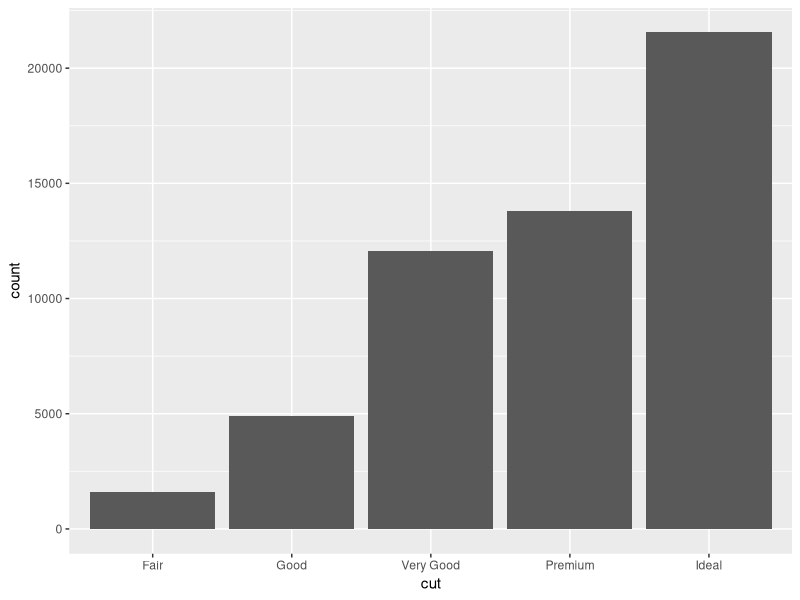
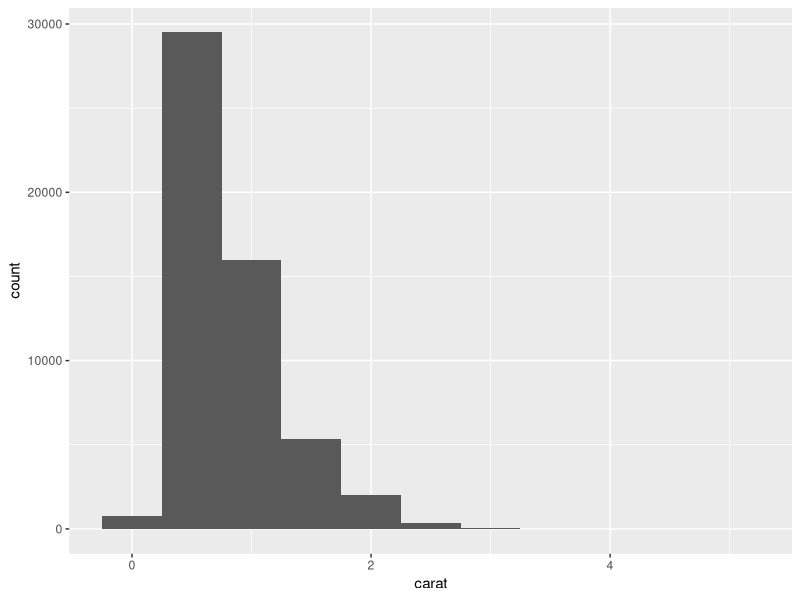
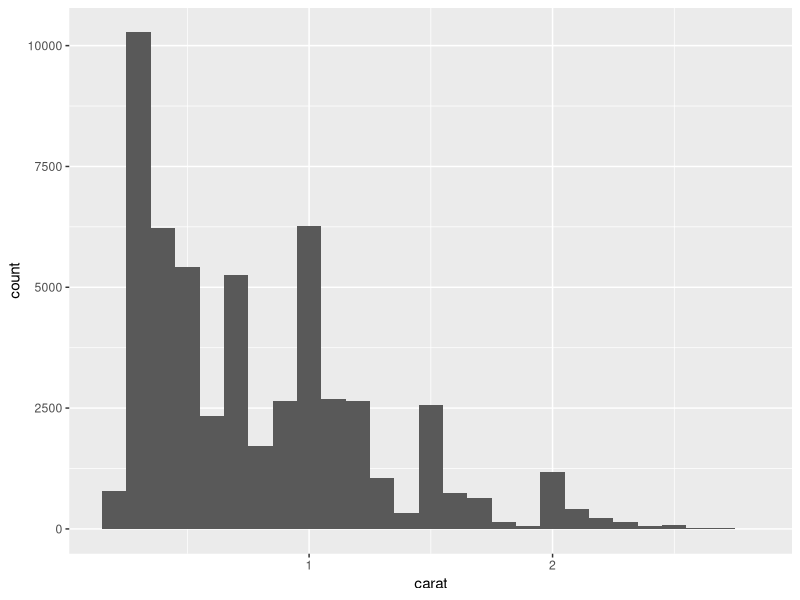
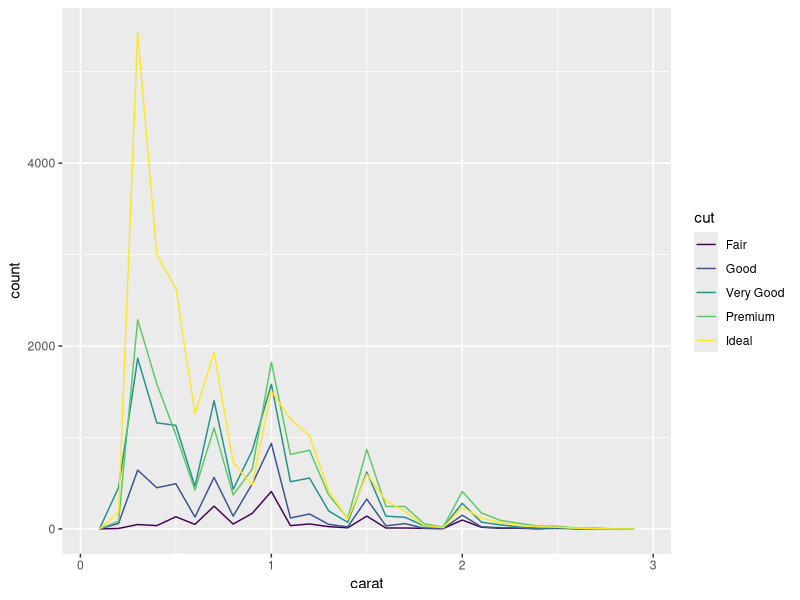
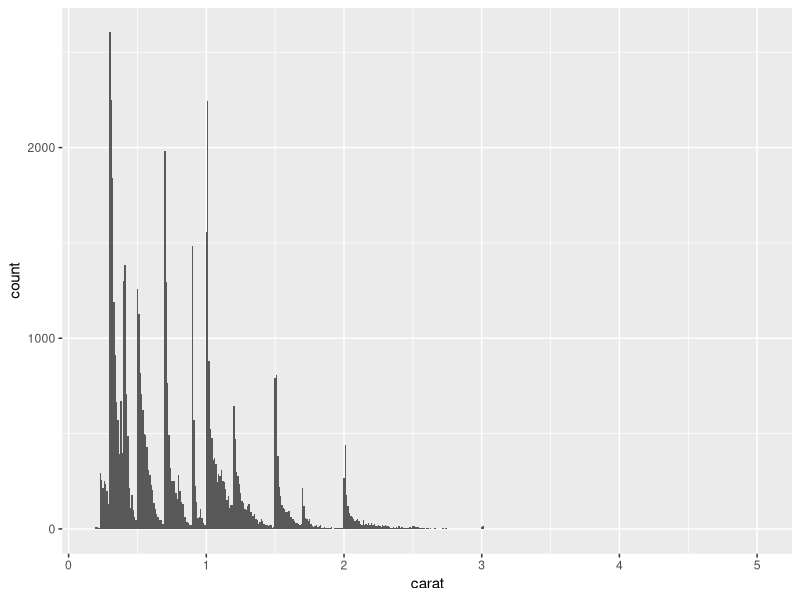
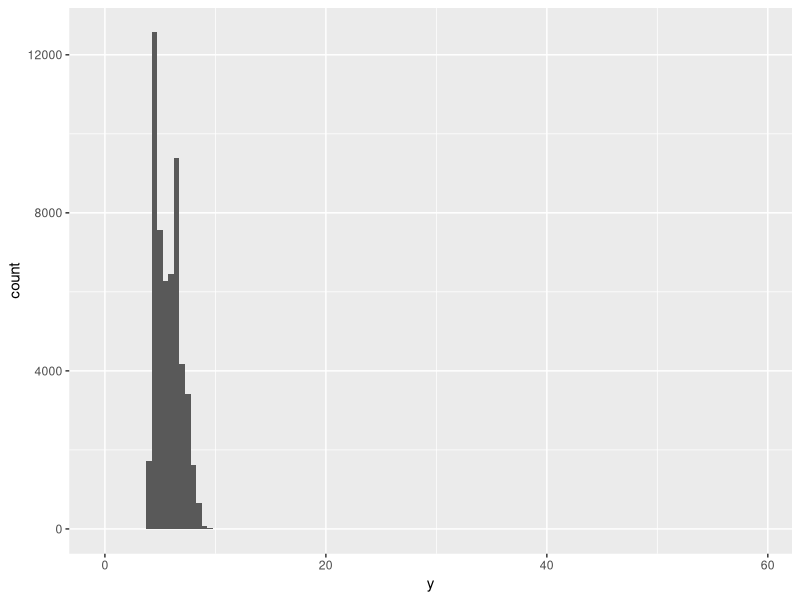
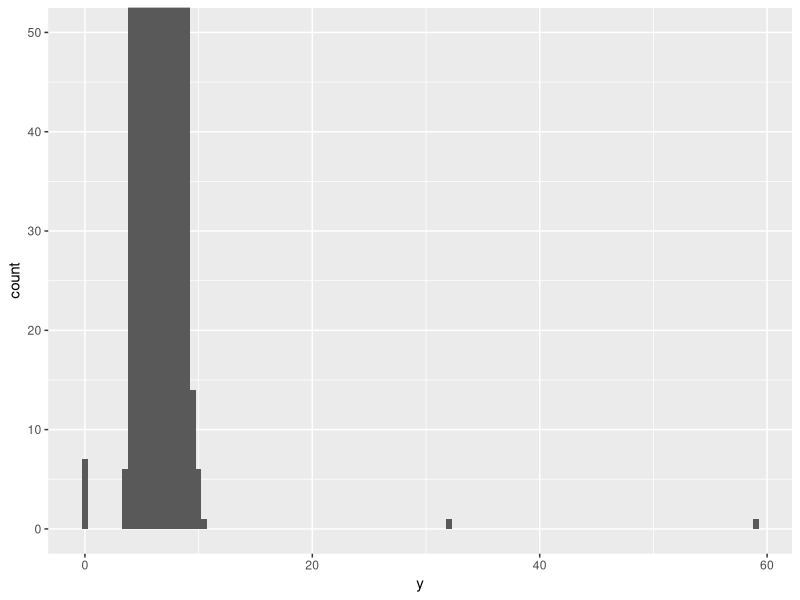
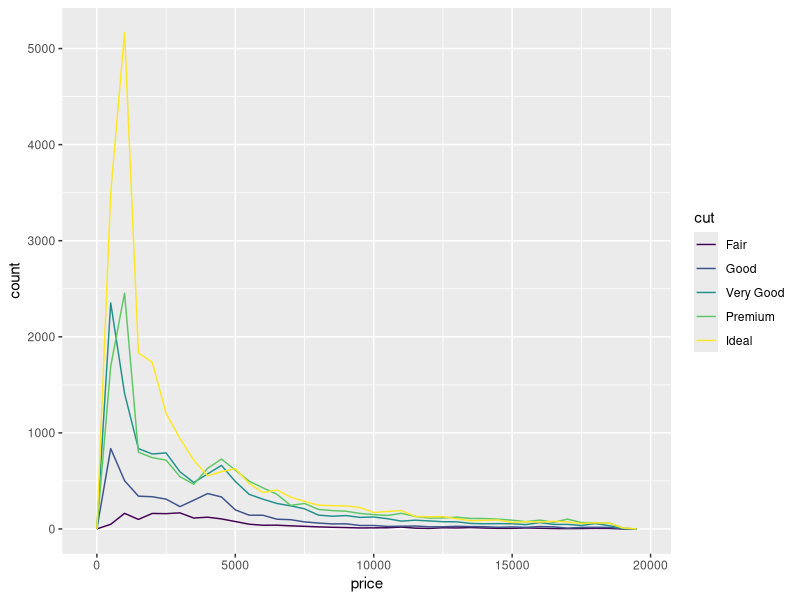

Here is the R script that generated these plots, in order:
## ---- chunk 1
library(tidyverse)
## ---- chunk 2
ggplot(data = diamonds) +
  geom_bar(mapping = aes(x = cut))
## ---- chunk 3
diamonds %>% 
  count(cut)
## ---- chunk 4
ggplot(data = diamonds) +
  geom_histogram(mapping = aes(x = carat), binwidth = 0.5)
## ---- chunk 5
diamonds %>% 
  count(cut_width(carat, 0.5)) # divide the carat with each 0.5
## ---- chunk 6
smaller <- diamonds %>% 
  filter(carat < 3)

ggplot(data = smaller, 
       mapping = aes(
    x = carat 
  )) +
  geom_histogram(binwidth = 0.1)
## ---- chunk 7
ggplot(data =smaller,
       mapping = aes(x = carat, color = cut)) +
  geom_freqpoly(binwidth = 0.1)
## ---- chunk 8
ggplot(data = diamonds, 
       mapping = aes(x = carat)) +
  geom_histogram(binwidth = 0.01)
## ---- chunk 9
ggplot(data = diamonds,
       mapping = aes(x = y))+
  geom_histogram(binwidth = 0.5)
## ---- chunk 10
ggplot(diamonds) + 
  geom_histogram(mapping = aes(x = y), binwidth = 0.5) + 
  coord_cartesian(ylim = c(0, 50))
## ---- chunk 11
unusual <- diamonds %>% 
  filter(y < 3 |y > 20) %>% 
  arrange(y)

unusual
## ---- chunk 12
diamonds2 <- diamonds %>% 
  mutate(y = ifelse(y < 3 | y > 20, NA, y))
## ---- chunk 13
ggplot(data = diamonds, 
       mapping = aes(x = price, color = cut)) + 
  geom_freqpoly(binwidth = 500)
## ---- chunk 14
ggplot(diamonds) +
  geom_bar(mapping = aes(x = cut))
## ---- chunk 15
ggplot(data = diamonds,
       mapping = aes(x = price, y = ..density..)) +
  geom_freqpoly(mapping = aes(color = cut), binwidth = 500)
## ---- chunk 16
ggplot(data = diamonds, 
       mapping = aes(x = cut, y = price)) +
  geom_boxplot()
## ---- chunk 17
ggplot(data = mpg,
       mapping = aes(x = class, y = hwy)) + 
  geom_boxplot()
## ---- chunk 18
ggplot(data = mpg, 
       mapping = aes(reorder(class, hwy, FUN = median), hwy)) + 
  geom_boxplot()
## ---- chunk 19
ggplot(data = mpg,
       mapping = aes(reorder(class, hwy, FUN = median), hwy)) + 
  geom_boxplot() +
  coord_flip()
## ---- chunk 20
ggplot(data = diamonds) +
  geom_count(mapping = aes(x = cut, y = color))
## ---- chunk 21
diamonds %>% 
  count(color, cut) %>% 
  ggplot(mapping = aes(x = color, y = cut)) + 
  geom_tile(mapping = aes(fill = n/1000))
## ---- chunk 22
ggplot(data = diamonds) + 
  geom_point(mapping = aes(x = carat, y = price))
## ---- chunk 23
ggplot(data = diamonds) + 
  geom_point(mapping = aes(x= carat, y = price), alpha = 1/100)
## ---- chunk 24
ggplot(data = smaller) +
  geom_bin2d(mapping = aes(x = carat, y = price)) 
## ---- chunk 25
ggplot(data = smaller) +
  geom_hex(mapping = aes(x = carat, y = price))
## ---- chunk 26
ggplot(data = smaller,
       mapping = aes(x = cut_width(carat, 0.1), y = price)) + 
  geom_boxplot()
## ---- chunk 27
ggplot(data = smaller,
       mapping = aes(x = cut_number(carat,20), y = price)) + 
  geom_boxplot()
## ---- chunk 28
library(modelr)

mod <- lm(log(price) ~ log(carat), data = diamonds)

diamonds2 <- diamonds %>% 
  add_residuals(model = mod) %>% 
  mutate(resid = exp(resid))

ggplot(data = diamonds2) +
  geom_point(mapping = aes(x = carat, y = resid))
## ---- chunk 29
ggplot(data = diamonds2,
       mapping = aes(x = cut, y = resid)) +
  geom_boxplot()
